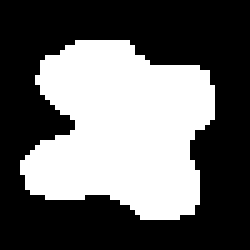
#> input picture Trabalho3/blob.tiff, 50 x 50 px (shown 5 times larger)
$ jupyter execute 'CálculoCurvatura.ipynb'   (shell and % lines are left out)
#> lines starting #> are read from the running program, lines starting #| are printed output that depends on the picture; after the words box and inside, x2 and y2 are one past the last pixel; in counts of white or black regions, pixels touching at a corner belong together; long printed decimals are rounded
#> `img = plt.imread('blob.tiff')`: img: shape (50, 50); 40% white; 1 white region, box (x1, y1, x2, y2) and area: (4, 8, 43, 44) 999
Obtém o contorno paramétrico de um objeto

[cell 1]
import numpy as np
import matplotlib.pyplot as plt

def image_contour(img):

    neighbor_map = [7, 7, 1, 1, 3, 3, 5, 5]
    img_pad = np.pad(img, 1, mode='constant')
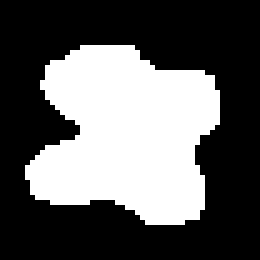
#> img_pad: shape (52, 52) bool (shown 5 times larger); 36.9% white; 1 white region, box (x1, y1, x2, y2) and area: (5, 9, 44, 45) 999

    num_rows, num_cols = img_pad.shape
#> num_rows = 52; num_cols = 52
    k = 0
    row = 0
    col = 0
    # Busca do primeiro ponto do objeto
    while img_pad[row, col]==0:
        k += 1
        row = k//num_cols
        col = k - row*num_cols
#> this loop made 484 passes
#> (row, col) on passes 1 to 3: (0, 1), (0, 2), (0, 3)
#> after the loop, k = 484

    curr_point = (row, col)    # Ponto atual
#> curr_point = (9, 16)
    contour = [curr_point]     # Pontos do contorno
#> contour = [(9, 16)]
    starting_index = 2         # Índice do vizinho inicial a ser verificado
    while True:
        next_point, last_index = get_next_point(img_pad, curr_point,
                                                    starting_index)

        starting_index = neighbor_map[last_index]

        if len(contour)>1:
            if next_point==contour[1] and contour[-1]==contour[0]:
                break

        contour.append(next_point)
        curr_point = next_point
#> this loop made 127 passes
#> (last_index, starting_index, curr_point) on passes 2 to 13: (2, 1, (9, 18)), (2, 1, (9, 19)), (2, 1, (9, 20)), (2, 1, (9, 21)), (2, 1, (9, 22)), (2, 1, (9, 23)), (2, 1, (9, 24)), (2, 1, (9, 25)), (2, 1, (9, 26)), (3, 1, (10, 27)), (4, 3, (11, 27)), (3, 1, (12, 28))
#> (last_index, starting_index, curr_point) on pass 1: (2, 1, (9, 17))
#> after the loop, contour = 127 pairs, first value 9 to 44, second value 5 to 43

    for point_index, point in enumerate(contour):
        contour[point_index] = (point[0]-1, point[1]-1)
#> this loop made 127 passes
#> point on passes 1 to 12: (9, 16), (9, 17), (9, 18), (9, 19), (9, 20), (9, 21), (9, 22), (9, 23), (9, 24), (9, 25), (9, 26), (10, 27)
#> after the loop, contour = 127 pairs, first value 8 to 43, second value 4 to 42

    return contour

def get_next_point(img, curr_point, starting_index):

    nei_list = [(-1,0), (-1,1), (0,1), (1,1),
                (1,0), (1,-1),(0,-1), (-1,-1)]

    curr_index = starting_index
    nei_value = 0
    while nei_value==0:
        nei_shift = nei_list[curr_index]
        nei_row = curr_point[0] + nei_shift[0]
        nei_col = curr_point[1] + nei_shift[1]
        nei_value = img[nei_row, nei_col]
        if nei_value==1:
            return (nei_row, nei_col), curr_index
        else:
            curr_index = (curr_index+1)%8

[cell 2]
img = plt.imread('blob.tiff')
img = img>0
plt.imshow(img, 'gray')

cont = image_contour(img)
#> cont has the same summary as contour in image_contour
# Transforma o contorno em um array numpy
cont = np.array(cont)
print(cont.shape)
#| (127, 2)

plt.figure()
plt.subplot(111, aspect='equal')
# Plota os pontos de contorno, precisamos inverter os valores em y porque,
# na imagem, a origem está no ponto superior esquerdo
plt.plot(cont[:,1], img.shape[0]-cont[:,0])
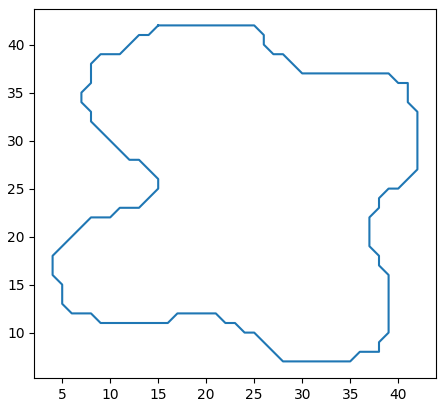
#> figure drawn by matplotlib, 1 panel

Cálculo da curvatura ao longo do contorno do objeto

[cell 3]
def curvature(contour):
    n = len(contour)
#> n = 127
    curvature = np.zeros(n)
#> curvature = 127 values from 0 to 0
    for i in range(1, n-1):
        x_i, y_i = contour[i]
        x_im1, y_im1 = contour[i-1]
        x_ip1, y_ip1 = contour[i+1]
        x_prime = (x_ip1 - x_im1)/2
        y_prime = (y_ip1 - y_im1)/2
        x_dprime = x_im1 - 2*x_i + x_ip1
        y_dprime = y_im1 - 2*y_i + y_ip1
        num = x_prime*y_dprime - y_prime*x_dprime
        den = (y_prime**2 + x_prime**2)**(3/2)
        curvature[i] = num / den
#> this loop made 125 passes
#> (x_i, y_i, x_im1, y_im1, x_ip1, y_ip1, x_prime, y_prime) on passes 1 to 12: (8, 16, 8, 15, 8, 17, 0, 1), (8, 17, 8, 16, 8, 18, 0, 1), (8, 18, 8, 17, 8, 19, 0, 1), (8, 19, 8, 18, 8, 20, 0, 1), (8, 20, 8, 19, 8, 21, 0, 1), (8, 21, 8, 20, 8, 22, 0, 1), (8, 22, 8, 21, 8, 23, 0, 1), (8, 23, 8, 22, 8, 24, 0, 1), (8, 24, 8, 23, 8, 25, 0, 1), (8, 25, 8, 24, 9, 26, 0.5, 1), (9, 26, 8, 25, 10, 26, 1, 0.5), (10, 26, 9, 26, 11, 27, 1, 0.5)
#> (x_i, y_i, x_im1, y_im1, x_ip1, y_ip1, x_prime, y_prime) on pass 18: (13, 32, 13, 31, 13, 33, 0, 1)
    return curvature

Suaviza a curvatura utilizando um filtro de média móvel com tamanho k.

[cell 4]
def smooth_curvature(curvature, k=5):
    suavizada = np.convolve(curvature, np.ones(k)/k, mode='same')
    return suavizada

Gráfico da curvatura

[cell 5]
curv = curvature(cont)
suav = smooth_curvature(curv, k =5)

sign = np.sign(suav)
pos = np.where(sign == 1)[0]
neg = np.where(sign == -1)[0]

fig, ax = plt.subplots(figsize=(8,6))
ax.plot(suav, color='black')
ax.scatter(pos, suav[pos], color='green', label='Positive curvature')
ax.scatter(neg, suav[neg], color='red', label='Negative curvature')
ax.axhline(y=0, color='gray', linestyle='--')
ax.set_xlabel('Position along contour')
ax.set_ylabel('Curvature')
ax.legend()
plt.show()
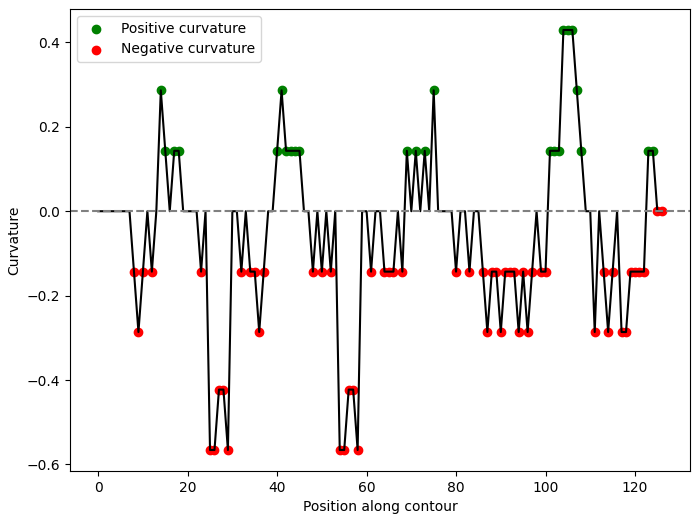
#> figure drawn by matplotlib, 1 panel; curve peaks at x = 104, y = 0.429

print(pos)
#| [ 14  15  17  18  40  41  42  43  44  45  69  71  73  75 101 102 103 104
#|  105 106 107 108 123 124]
print(neg)
#| [  8   9  10  12  23  25  26  27  28  29  32  34  35  36  37  48  50  52
#|   54  55  56  57  58  61  64  65  66  68  80  83  86  87  88  89  90  91
#|   92  93  94  95  96  97  99 100 111 113 114 115 117 118 119 120 121 122
#|  125 126]

Propriedas para caracterizar o objeto

[cell 6]
#Distância do centroide

def centroid_distance(cont):
    n = len(cont)
    centroid = np.mean(cont, axis=0)
    distances = np.zeros(n)
    for i in range(n):
        x_i, y_i = cont[i]
        x_c, y_c = centroid
        distances[i] = np.sqrt((x_i - x_c)**2 + (y_i - y_c)**2)
    return distances, centroid

contour_distances, centroid = centroid_distance(cont)
plt.plot(contour_distances)
plt.xlabel('Índice do ponto')
plt.ylabel('Distância ao centróide')
plt.title('Distâncias do contorno ao centróide')
plt.show()
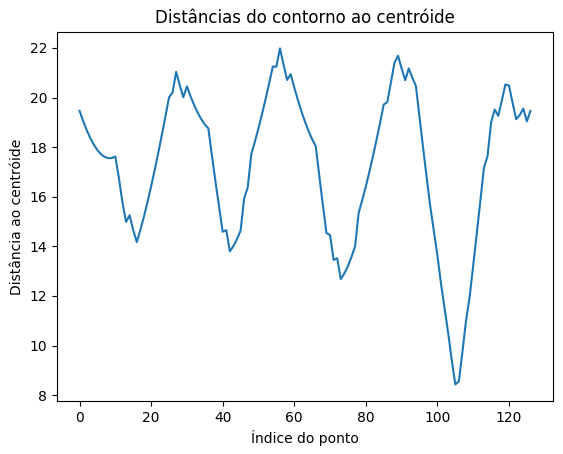
#> figure drawn by matplotlib, 1 panel; curve peaks at x = 56, y = 21.98

[cell 7]
#Perimetro do objeto

def perimeter(contour):
    n = len(contour)
    p = 0
    for i in range(n):
        p += np.linalg.norm(contour[i] - contour[(i+1)%n])
    return p

per = perimeter(cont)
print("Perimetro: ", per)
#| Perimetro:  143.397

[cell 8]
#Curvatura Média
def midCurv(img, k=5):
    mean_curv = np.mean(curv)

    return mean_curv

print("Curvatura média: ", midCurv(img))
#| Curvatura média:  -0.06144

[cell 9]
#Excentricidade
def excen(contour):
    distances, centroid = centroid_distance(contour)
    max_distance = np.max(distances)

    n = len(contour)
    max_chord = 0
    for i in range(n):
        for j in range(i+1, n):
            chord = np.linalg.norm(contour[i] - contour[j])
            if chord > max_chord:
                max_chord = chord

    return max_distance / max_chord

print("Excentricidade: ", excen(cont))
#| Excentricidade:  0.5146

[cell 10]
#Valor máximo
max_curvature = np.max(curv)
print("Curvatura Máxima: ", max_curvature)
#| Curvatura Máxima:  0.7155
